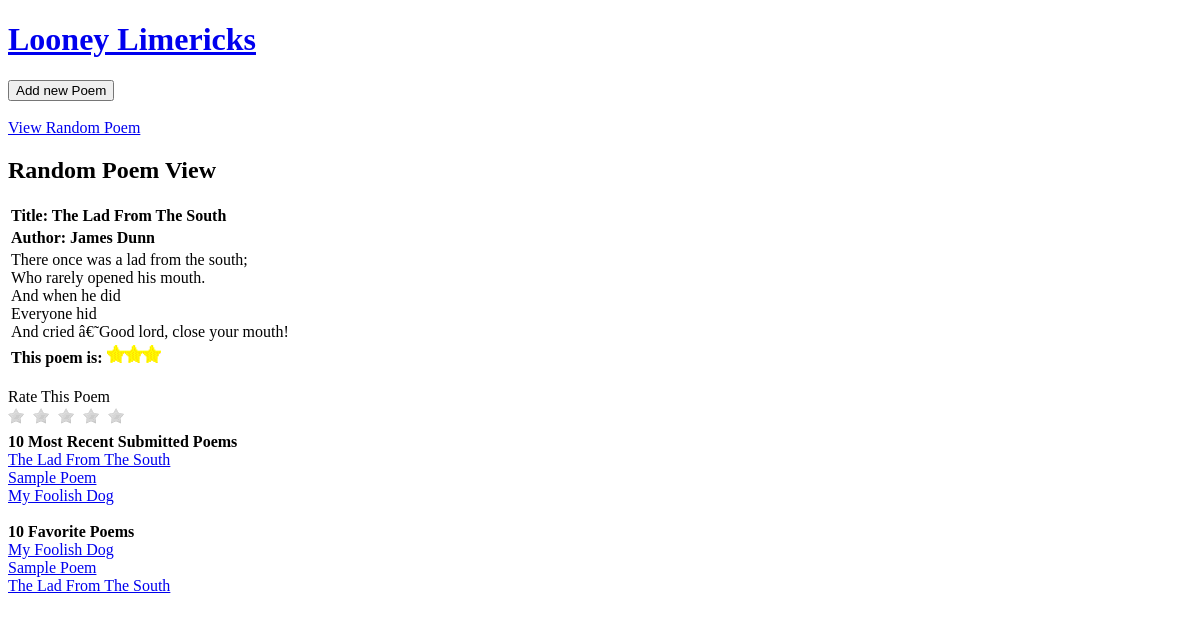
Screenshot of /index.php?v=poem&view=randompoemview&xx=randomPoem&e=0 with the database file from the repository.
### tables this page shows
CREATE TABLE IF NOT EXISTS `poems` (
  `Title` varchar(30) NOT NULL DEFAULT '',
  `Author` varchar(30) DEFAULT NULL,
  `Poem` text,
  `Rating` double DEFAULT NULL,
  `RatingCount` int(11) DEFAULT NULL,
  `RatingAverage` double DEFAULT NULL,
  `Date` timestamp NOT NULL DEFAULT CURRENT_TIMESTAMP ON UPDATE CURRENT_TIMESTAMP,
  PRIMARY KEY (`Title`)
);

### config/config.php (called while the page is built, shortened)
<?php
function updateAllPoems()
{
    $data = getAllPoems();
    $dataM = getMostRecentPoems();
    $dataFav = getFavoritePoems();
    $dataRandom = getRandomPoem();
}
?>

### controllers/poem.php (called while the page is built, shortened)
<?php
include ("./models/poem_model.php");
function poemController() {
    updateAllPoems();
}
?>

### views/randompoemview.php (the view, shortened to what this page needs)
<h1><a href=index.php><?php echo site; ?></a></h1>
<form action="index.php" method="GET">
    <input type="submit" value="Add new Poem" />
</form>
<br/>
<a href="index.php?v=poem&view=randompoemview&xx=randomPoem">View Random Poem</a>
<h2>Random Poem View</h2>
<table>
    <?php
    $poem_content = get_poem($dataRandom, 0);
    ?>
    <tr><td class="Title"><b><?php echo "Title:  " . $poem_content[0]; ?></b></td></tr>
    <tr><td class="Author"><b><?php echo "Author:  " . $poem_content[1]; ?></b></td></tr>
    <tr><td class="Poem"> <?php echo nl2br($poem_content[2]); ?></td></tr>
    <tr><td class="Rating"> <b>This poem is:</b>
            <?php
            for ($i = 0; $i < round($poem_content[3], 0, PHP_ROUND_HALF_DOWN); $i++) {
                echo '<img src="./images/star_yellow.gif" height="18" width="18">';
            }
            ?></td></tr>
</table>
<br />
<span id="Status">Rate This Poem</span>
<div id="ratepoem" title="<b>Rate This Poem</b>">
    <a onclick="rateThisPoem(this)" id="_1" title="<?php echo $poem_content[0]; ?>" name="1" onmouseover="rating(this)" onmouseout="notHover(this)"></a>
    <a onclick="rateThisPoem(this)" id="_2" title="<?php echo $poem_content[0]; ?>" name="2" onmouseover="rating(this)" onmouseout="notHover(this)"></a>
    <a onclick="rateThisPoem(this)" id="_3" title="<?php echo $poem_content[0]; ?>" name="3" onmouseover="rating(this)" onmouseout="notHover(this)"></a>
    <a onclick="rateThisPoem(this)" id="_4" title="<?php echo $poem_content[0]; ?>" name="4" onmouseover="rating(this)" onmouseout="notHover(this)"></a>
    <a onclick="rateThisPoem(this)" id="_5" title="<?php echo $poem_content[0]; ?>" name="5" onmouseover="rating(this)" onmouseout="notHover(this)"></a>
</div>
<b class="listTitle">10 Most Recent Submitted Poems</b><Br/>
<?php
$recentpoems = $dataM;
for ($i = 0; $i < count($recentpoems); $i++) {
    echo $recentpoems[$i] . "<BR/>";
}
?>
<BR/>
<b class="listTitle">10 Favorite Poems</b><Br/>
<?php
$favpoems = $dataFav;
for ($i = 0; $i < count($favpoems); $i++) {
    echo $favpoems[$i] . "<BR/>";
}
?>

### models/poem_model.php (shortened to what this page needs)
<?php
function getAPoem($titleName) {
    $query = "SELECT * FROM poems WHERE Title = '$titleName'";
    $result = mysql_query($query);
    $row = mysql_fetch_array($result);
    $title = $row['Title'];
    $author = $row['Author'];
    $poem = $row['Poem'];
    $rating = $row['RatingAverage'];
    $data = array($title, $author, $poem, $rating);
    return $data;
}
function getAllPoems() {
    $query = "SELECT * FROM poems";
    $result = mysql_query($query);
    $data = array();
    while ($titles = mysql_fetch_array($result)) {
        $data[] = getAPoem($titles['Title']);
    }
    return $data;
}
function getMostRecentPoems() {
    $poems = getAllPoems();
    $count = 0;
    $list = array();
    for ($i = count($poems) - 1; ($count < 10) && ($count < count($poems)); $i--) {
        $title = $poems[$i][0];
        $count++;
        $link = '<a href="index.php?v=poem&view=poemview&xx=displayPoem&e=' . $i . '">' . $title . '</a>';
        $list[] = $link;
    }
    return $list;
}
function getFavoritePoems() {
    $poems = getAllPoems();
    $query = "SELECT * From poems ORDER BY RatingAverage DESC LIMIT 10";
    $result = mysql_query($query);
    $list = array();
    while ($poem = mysql_fetch_array($result)) {
        $i = 0;
        for ($j = 0; $j < count($poems); $j++) {
            if ($poem['Title'] == $poems[$j][0]) {
                $i = $j;
            }
        }
        $link = '<a href="index.php?v=poem&view=poemview&xx=displayPoem&e=' . $i . '">' . $poem['Title'] . '</a>';
        $list[] = $link;
    }
    return $list;
}
function getRandomPoem() {
    $query = "SELECT * FROM poems ORDER BY RAND() LIMIT 1";
    $result = mysql_query($query);
    $row = mysql_fetch_array($result);
    $title = $row['Title'];
    $data = array(getAPoem($title));
    return $data;
}
?>

### views/randompoemview.php (style rules this page uses)
#Status { float:left; clear:both; width:100%; height:20px; }
#ratepoem { float:left; clear:both; width:100%; height:auto; padding:0px; margin:0px; }
#ratepoem a { float:left;background:url(images/star_gray.gif) no-repeat;width:25px; height:25px; }

### rows the page displays
poems: Title "The Lad From The South", Author "James Dunn", Poem "There once was a lad from the south; Who rarely opened his mouth. And when he did Everyone hid And cried â€˜Good lord, close your mouth!", Rating 3 (drawn)
poems: Title "Sample Poem"
poems: Title "My Foolish Dog"

### other values shown
site "Looney Limericks"
